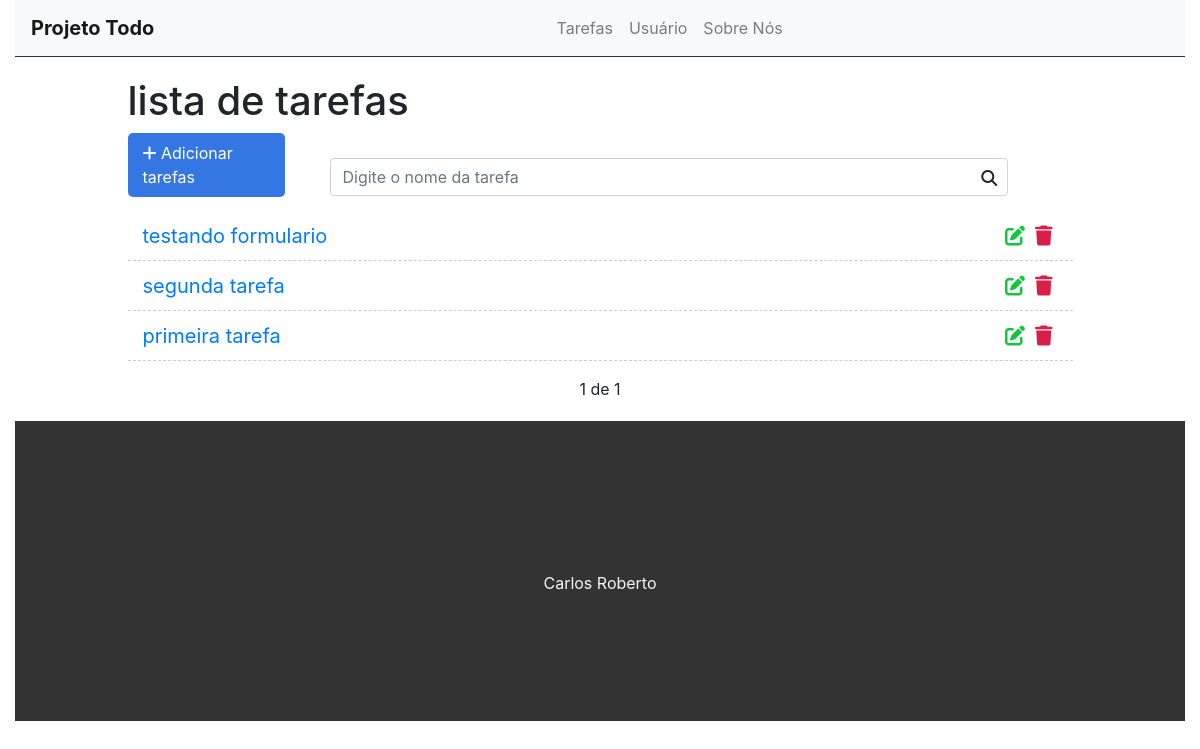
The app's page /, older data.
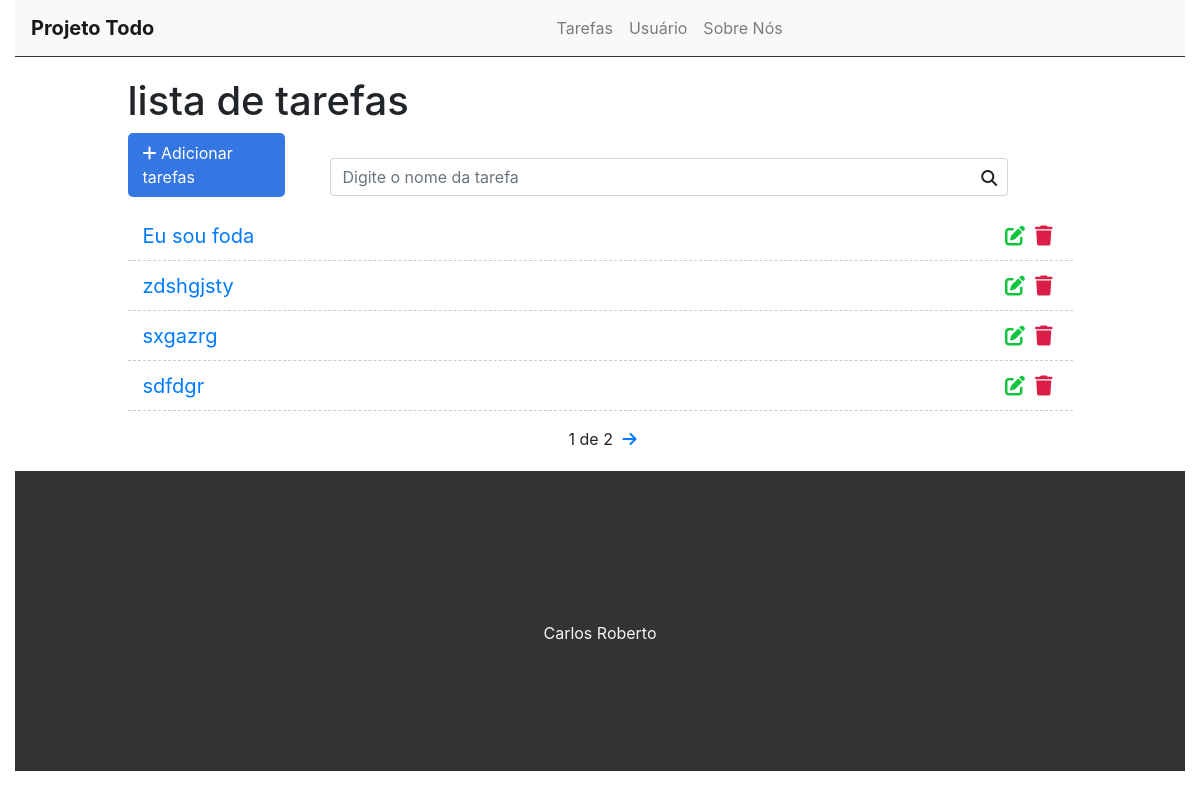
The same page, newer data.
### task/models.py (models this page shows, shortened)
class Task(models.Model):
    STATUS = (
        ('doing','fazendo'),
        ('done','feito'),
    )
    title = models.CharField(max_length=255,)
    description = models.TextField()
    done = models.CharField(
        max_length=5,
        choices=STATUS,
    )
    created_at = models.DateTimeField(auto_now_add=True)
    update_at= models.DateTimeField(auto_now=True)

### task/views.py (the view)
# urls.py: path('', views.tasklist, name='tasklist'),
def tasklist(request):
    search = request.GET.get('search')
    if search:
        tasks = Task.objects.filter(title__icontains=search)
    else:
        tasks_list = Task.objects.all().order_by('-created_at')
        paginator = Paginator(tasks_list, 4)
        page = request.GET.get('page')
        tasks = paginator.get_page(page)
    return render(request,'tasks/list.html', {'tasks': tasks})

### task/templates/tasks/list.html (shortened to what this page needs)
{% extends 'base.html' %}
{% block content %}
    <div class="offset-1 col-10 list-div">
        <h1>lista de tarefas </h1>
        <a class="add-link" href="newtask">
            <div class="col-2 add-div">
                <i class="fas fa-plus"> </i> Adicionar tarefas
            </div>
        </a>
        <div class="col-9 search-div">
            <form method="GET" id="search-form">
                <input class="form-control" type="text" id="search" name="search" placeholder="Digite o nome da tarefa" value="{{request.GET.search}}" >
                <i class="fas fa-solid fa-magnifying-glass" id="search-btn"></i>
            </form>
        </div>
        <ul class="task-list">
            {% for task in tasks %}
            <li class="task-item">
                <span> <a href="/task/{{task.id}}">{{task.title}}</a></span>
                <a href="/delete/{{task.id}}" class="delete-btn" onclick="return confirm('Tem certeza?')"> <span> <i class="fas fa-solid fa-trash"></i> </span> </a>
                <a href="/edit/{{task.id}}"> <span> <i class="fas fa-solid fa-edit"></i> </span> </a>
            </li>
            {% endfor %}
        </ul>
        <div class="pagination">
            <span class="step-links">
                {% if tasks.paginator.num_pages %}
                <span class="current">
                    {{ tasks.number }} de {{ tasks.paginator.num_pages }}
                </span>
                {% endif %}
                {% if tasks.has_next %}
                    <a href="?page={{ tasks.next_page_number }}"><i class="fas fa-arrow-right"></i></a>
                {% endif %}
            </span>
        </div>
    </div>
{% endblock  %}

### task/templates/base.html (shortened to what this page needs)
{% load static %}
<!DOCTYPE html>
<html lang="pt-br">
  <head>
    <link rel="stylesheet" href="{% static 'css/styles.css' %}">
    <link rel="stylesheet" href="https://cdn.jsdelivr.net/npm/bootstrap@4.6.2/dist/css/bootstrap.min.css">
  </head>
  <body>
    <div class="container-fluid">
      <nav class="navbar navbar-expand-lg navbar-light bg-light">
        <a class="navbar-brand" href="#">Projeto Todo</a>
        <div class="collapse navbar-collapse" id="navbarSupportedContent">
          <ul class="navbar-nav mr-auto">
            <li class="nav-item">
              <a class="nav-link" href="#">Tarefas <span class="sr-only">(current)</span></a>
            </li>
            <li class="nav-item">
              <a class="nav-link" href="#">Usuário <span class="sr-only">(current)</span></a>
            </li>
            <li class="nav-item">
              <a class="nav-link" href="#">Sobre Nós <span class="sr-only">(current)</span></a>
            </li>
          </ul>
        </div>
      </nav>
      {%block content %}
      {% endblock %}
      <footer>
      <p> Carlos Roberto </p>
      </footer>
    </div>
  </body>
</html>

### task/static/css/styles.css (style rules this page uses)
.container-fluid { padding: 0; }
.navbar { border-bottom: 1px solid #333; margin-bottom: 20px; }
.navbar-nav { margin: auto; }
.navbar-brand { font-weight: bold; }
.add-div { background-color: #3476e2; cursor: pointer; display: inline-block; color: #fff; padding: 8px; border-radius: 5px; margin-right: 25px; }
.fas.fa-magnifying-glass { position: absolute; top: 12px; right: 26px; }
.search-div { padding: 0; margin-top: 15px; margin-bottom: 15px; display: inline-block; }
#search-btn { cursor: pointer; }
.list-div { padding: 0; }
.task-list { padding-left: 0; }
.task-item { list-style: none; font-size: 20px; height: 50px; padding: 0 15px; padding-top: 10px; border-bottom: 1px dashed #CCC; }
.fas.fa-trash { color: #db1e47; cursor: pointer; margin: 5px; font-size: 20px; float: right; }
.fas.fa-edit { color: #13c43f; cursor: pointer; margin: 5px; font-size: 20px; float: right; }
footer { background-color: #333; height:300px; border-top: 2 px solid #202020; }
footer p { color: #f5f5f5; text-align:center; top:50%; position: relative; }
.pagination { margin-bottom: 20px; }
.step-links { position: relative; margin-left: auto; margin-right: auto; }
.step-links .current { margin-left: 5px; margin-right: 5px; }

Row changes from the older to the newer data that the page shows:
removed Task: title "testando formulario"
removed Task: title "segunda tarefa"
removed Task: title "primeira tarefa"
added Task: title "Eu sou foda"
added Task: title "zdshgjsty"
added Task: title "sxgazrg"
added Task: title "sdfdgr"
Text that changed along with them:
{{ tasks.paginator.num_pages }}: "1" → "2"
